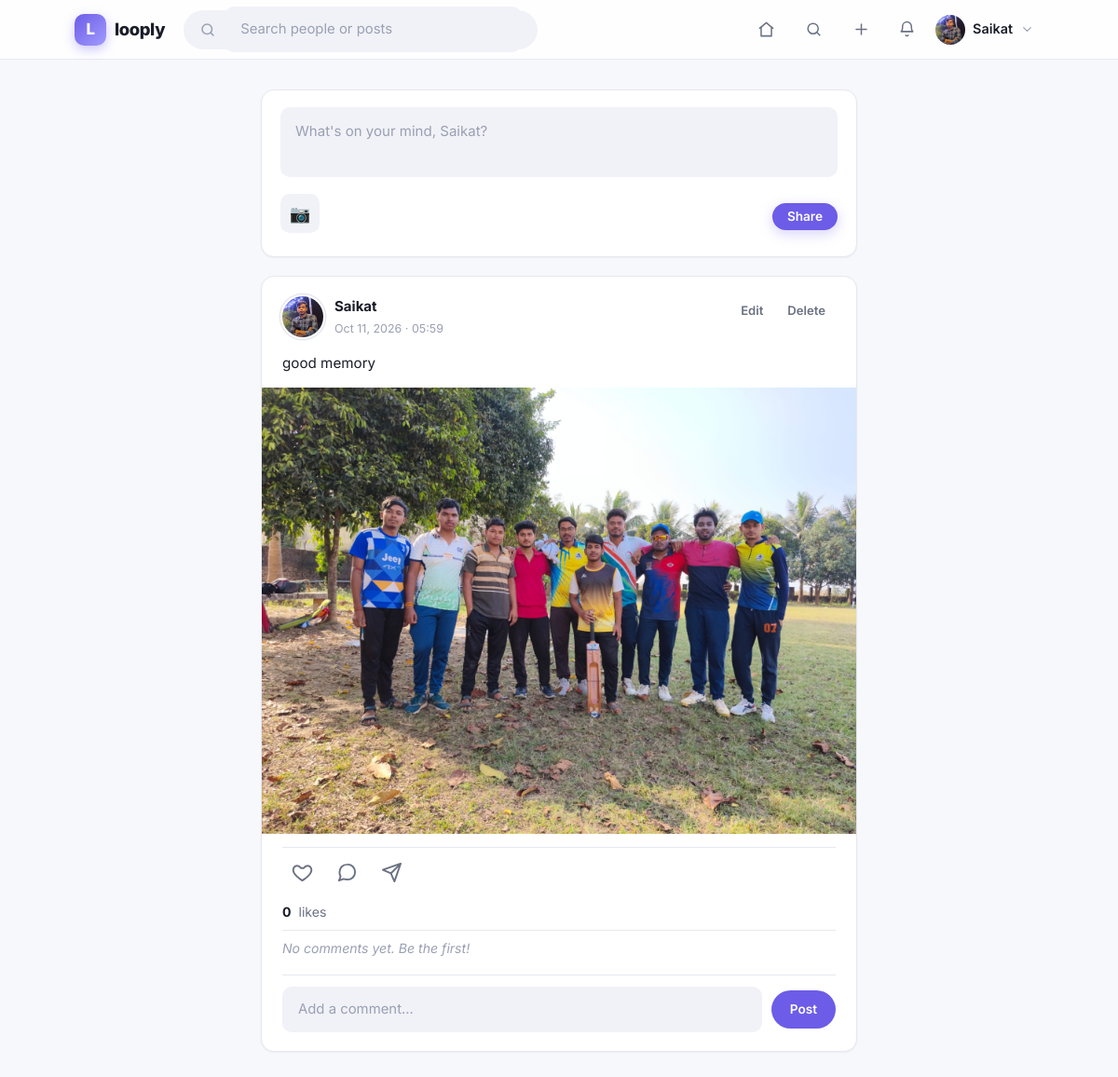
The page /posts/ (signed in) on the database its author committed.
### accounts/models.py (models this page shows, shortened)
class Profile(models.Model):
    user = models.OneToOneField(
        settings.AUTH_USER_MODEL,
        on_delete=models.CASCADE,
        related_name='profile'
    )
    bio = models.TextField(max_length=300, blank=True)
    avatar = models.ImageField(
        upload_to='avatars/',
        default='avatars/default_avatar.png',
        blank=True
    )
    website = models.URLField(blank=True)
    location = models.CharField(max_length=100, blank=True)
    created_at = models.DateTimeField(auto_now_add=True)
    updated_at = models.DateTimeField(auto_now=True)

### posts/models.py (models this page shows, shortened)
class Post(models.Model):
    author = models.ForeignKey(
        settings.AUTH_USER_MODEL,
        related_name='posts',
        on_delete=models.CASCADE
    )
    content = models.TextField(max_length=1000, blank=True)
    image = models.ImageField(upload_to='posts/', blank=True, null=True)
    created_at = models.DateTimeField(auto_now_add=True)
    updated_at = models.DateTimeField(auto_now=True)
    class Meta:
        ordering = ['-created_at']
    @property
    def likes_count(self):
        return self.likes.count()
    @property
    def comments_count(self):
        return self.comments.count()

### posts/views.py (the view)
# urls.py: path('', views.feed_view, name='feed'),
@login_required
def feed_view(request):
    following_ids = Follow.objects.filter(
        follower=request.user
    ).values_list('following_id', flat=True)
    posts = (
        Post.objects
        .filter(Q(author__in=following_ids) | Q(author=request.user))
        .select_related('author', 'author__profile')
        .prefetch_related('likes', 'comments', 'comments__author')
    )
    liked_post_ids = set(
    Like.objects.filter(user=request.user, post__in=posts)
    .values_list('post_id', flat=True)
)
    return render(request, 'posts/feed.html', {
        'posts': posts,
        'liked_post_ids': liked_post_ids,
    })

### posts/templatetags/post_extras.py (called while the page is built)
@register.filter
def in_set(value, the_set):
    if not the_set:
        return False
    try:
        return value in the_set
    except TypeError:
        return False

### templates/posts/feed.html (shortened to what this page needs)
{% extends 'base.html' %}
{% load static %}
{% block content %}
<div class="feed-layout">
    <div class="create-box">
        <form method="POST" action="{% url 'posts:create_post' %}"
              enctype="multipart/form-data">
            <textarea name="content" rows="2" maxlength="1000"
                      placeholder="What's on your mind, {{ user.username }}?"></textarea>
            <div class="create-actions">
                <label class="file-label" title="Add photo">
                    📷 <input type="file" name="image" accept="image/*" hidden>
                </label>
                <button type="submit" class="btn-primary btn-sm">Share</button>
            </div>
        </form>
    </div>
    {% for post in posts %}
        {% include 'posts/post_card.html' with post=post %}
    {% endfor %}
</div>
{% endblock %}

### templates/partials/navbar.html (shortened to what this page needs)
{% load static %}
<header class="navbar">
    <div class="navbar-inner">
        <a href="{% url 'home' %}" class="brand" aria-label="Looply home">
            <span class="brand-mark">L</span>
            <span class="brand-name">looply</span>
        </a>
        <form class="nav-search" method="get" action="{% url 'core:search' %}" role="search">
            <svg viewBox="0 0 24 24" aria-hidden="true">
                <circle cx="11" cy="11" r="7"></circle>
                <path d="m20 20-3.2-3.2"></path>
            </svg>
            <input type="search" name="q" placeholder="Search people or posts"
                   aria-label="Search people or posts"
                   value="{{ request.GET.q|default:'' }}">
        </form>
        <nav class="nav-links" id="primary-navigation">
            {% if user.is_authenticated %}
                <a href="{% url 'posts:feed' %}" class="nav-link">
                    <svg viewBox="0 0 24 24" aria-hidden="true">
                        <path d="M3 10.5 12 3l9 7.5"></path>
                        <path d="M5 9.5V21h14V9.5"></path>
                    </svg>
                </a>
                <a href="{% url 'accounts:discover' %}" class="nav-link">
                    <svg viewBox="0 0 24 24" aria-hidden="true">
                        <circle cx="11" cy="11" r="7"></circle>
                        <path d="m20 20-3.2-3.2"></path>
                    </svg>
                </a>
                <a href="{% url 'posts:create_post' %}" class="nav-link">
                    <svg viewBox="0 0 24 24" aria-hidden="true">
                        <path d="M12 5v14M5 12h14"></path>
                    </svg>
                </a>
                <a href="{% url 'core:notifications' %}" class="nav-link notif-link" aria-label="Notifications">
                    <svg viewBox="0 0 24 24" aria-hidden="true">
                        <path d="M18 8a6 6 0 1 0-12 0c0 6-2 7-2 7h16s-2-1-2-7"></path>
                        <path d="M13.7 20a2 2 0 0 1-3.4 0"></path>
                    </svg>
                </a>
                <details class="nav-user">
                    <summary>
                        <img src="{{ user.profile.avatar.url }}" class="avatar-xs" alt="">
                        <span class="nav-user-name">{{ user.username }}</span>
                        <svg class="chev" viewBox="0 0 24 24" aria-hidden="true">
                            <path d="m6 9 6 6 6-6"></path>
                        </svg>
                    </summary>
                </details>
            {% else %}
                <a href="{% url 'accounts:login' %}" class="btn-ghost">Log in</a>
                <a href="{% url 'accounts:register' %}" class="btn-primary btn-sm">Sign up</a>
            {% endif %}
        </nav>
    </div>
</header>

### templates/posts/post_card.html (shortened to what this page needs)
{% load static post_extras %}
<article class="post-card" data-post-id="{{ post.id }}">
    <header class="post-header">
        <a href="{% url 'accounts:profile' post.author.username %}" class="post-author">
            <img src="{{ post.author.profile.avatar.url }}"
                 class="post-avatar" alt="{{ post.author.username }}">
            <div class="post-author-meta">
                <strong>{{ post.author.username }}</strong>
                <span class="post-time">
                    {{ post.created_at|date:"M d, Y" }} · {{ post.created_at|time:"H:i" }}
                </span>
            </div>
        </a>
        {% if post.author == user %}
            <div class="post-menu">
                <a href="{% url 'posts:edit_post' post.id %}" title="Edit">Edit</a>
                <a href="{% url 'posts:delete_post' post.id %}"
                   onclick="return confirm('Delete this post?');" title="Delete">Delete</a>
            </div>
        {% endif %}
    </header>
    {% if post.content %}
        <p class="post-content">{{ post.content }}</p>
    {% endif %}
    {% if post.image %}
        <div class="post-image-wrap">
            <a href="{% url 'posts:post_detail' post.id %}">
                <img src="{{ post.image.url }}" class="post-img" alt="post image">
            </a>
        </div>
    {% endif %}
    <div class="post-actions">
        <button type="button"
                class="icon-btn like-btn {% if post.id|in_set:liked_post_ids %}liked{% endif %}"
                data-url="{% url 'posts:toggle_like' post.id %}"
                aria-label="Like">
            <svg viewBox="0 0 24 24" width="24" height="24">
                <path d="M12 21s-7.5-4.9-9.6-9.2C.7 8.3 2.5 4.5 6 4.5c2 0 3.4 1 4.4 2.5h3.2C14.6 5.5 16 4.5 18 4.5c3.5 0 5.3 3.8 3.6 7.3C19.5 16.1 12 21 12 21z"
                      fill="none" stroke="currentColor" stroke-width="2"
                      stroke-linecap="round" stroke-linejoin="round"/>
            </svg>
        </button>
        <a href="{% url 'posts:post_detail' post.id %}" class="icon-btn" aria-label="Comment">
            <svg viewBox="0 0 24 24" width="24" height="24">
                <path d="M21 11.5a8.4 8.4 0 0 1-9 8.4 9.9 9.9 0 0 1-3.7-.7L3 21l1.8-4.6A8.3 8.3 0 0 1 3.6 11.5 8.4 8.4 0 0 1 12 3a8.4 8.4 0 0 1 9 8.5z"
                      fill="none" stroke="currentColor" stroke-width="2"
                      stroke-linecap="round" stroke-linejoin="round"/>
            </svg>
        </a>
        <button type="button" class="icon-btn share-btn" aria-label="Share">
            <svg viewBox="0 0 24 24" width="24" height="24">
                <path d="M22 2 11 13M22 2l-7 20-4-9-9-4 20-7z"
                      fill="none" stroke="currentColor" stroke-width="2"
                      stroke-linecap="round" stroke-linejoin="round"/>
            </svg>
        </button>
    </div>
    <div class="post-likes">
        <strong class="likes-count">{{ post.likes_count }}</strong>
        <span>{% if post.likes_count == 1 %}like{% else %}likes{% endif %}</span>
    </div>
    <ul class="comments-list">
        {% for c in post.comments.all|slice:":3" %}
            <li>
                <a href="{% url 'accounts:profile' c.author.username %}" class="comment-author">
                    {{ c.author.username }}
                </a>
                <span class="comment-text">{{ c.content }}</span>
            </li>
        {% empty %}
            <li class="no-comments">No comments yet. Be the first!</li>
        {% endfor %}
    </ul>
    <form class="comment-form" data-url="{% url 'posts:add_comment' post.id %}">
        <input type="text" name="content" maxlength="500"
               placeholder="Add a comment..." required autocomplete="off">
        <button type="submit">Post</button>
    </form>
</article>

### rows shown on the page
Post: author.profile.avatar (picture), author.username "Saikat", created_at "Oct 11, 2026", created_at "05:59", shows "Edit", content "good memory", image (picture), likes_count "0"

### other values the page prints
{{ user.username }} "Saikat"
